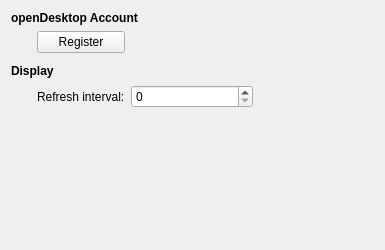
<?xml version="1.0" encoding="UTF-8"?>
<ui version="4.0">
 <author>Sebastian Kügler &lt;sebas@kde.org&gt;</author>
 <class>knowledgeBaseConfig</class>
 <widget class="QWidget" name="knowledgeBaseConfig">
  <property name="geometry">
   <rect>
    <x>0</x>
    <y>0</y>
    <width>385</width>
    <height>250</height>
   </rect>
  </property>
  <layout class="QGridLayout" name="gridLayout">
   <item row="0" column="0" colspan="4">
    <widget class="QLabel" name="label">
     <property name="text">
      <string>&lt;b&gt;openDesktop Account&lt;/b&gt;</string>
     </property>
    </widget>
   </item>
   <item row="1" column="0">
    <spacer name="horizontalSpacer_2">
     <property name="orientation">
      <enum>Qt::Horizontal</enum>
     </property>
     <property name="sizeType">
      <enum>QSizePolicy::Fixed</enum>
     </property>
     <property name="sizeHint" stdset="0">
      <size>
       <width>5</width>
       <height>20</height>
      </size>
     </property>
    </spacer>
   </item>
   <item row="1" column="1" colspan="2">
    <widget class="QPushButton" name="registerButton">
     <property name="text">
      <string>Register</string>
     </property>
    </widget>
   </item>
   <item row="2" column="0">
    <spacer name="verticalSpacer">
     <property name="orientation">
      <enum>Qt::Vertical</enum>
     </property>
     <property name="sizeType">
      <enum>QSizePolicy::Fixed</enum>
     </property>
     <property name="sizeHint" stdset="0">
      <size>
       <width>20</width>
       <height>5</height>
      </size>
     </property>
    </spacer>
   </item>
   <item row="3" column="0" colspan="2">
    <widget class="QLabel" name="label_3">
     <property name="text">
      <string>&lt;b&gt;Display&lt;/b&gt;</string>
     </property>
    </widget>
   </item>
   <item row="4" column="1" colspan="2">
    <widget class="QLabel" name="label_4">
     <property name="text">
      <string>Refresh interval:</string>
     </property>
     <property name="buddy">
      <cstring>refreshTime</cstring>
     </property>
    </widget>
   </item>
   <item row="4" column="3">
    <widget class="KIntSpinBox" name="refreshTime">
     <property name="sizePolicy">
      <sizepolicy hsizetype="MinimumExpanding" vsizetype="Fixed">
       <horstretch>0</horstretch>
       <verstretch>0</verstretch>
      </sizepolicy>
     </property>
    </widget>
   </item>
   <item row="4" column="4">
    <spacer name="horizontalSpacer">
     <property name="orientation">
      <enum>Qt::Horizontal</enum>
     </property>
     <property name="sizeHint" stdset="0">
      <size>
       <width>118</width>
       <height>25</height>
      </size>
     </property>
    </spacer>
   </item>
   <item row="5" column="2">
    <spacer name="verticalSpacer_2">
     <property name="orientation">
      <enum>Qt::Vertical</enum>
     </property>
     <property name="sizeHint" stdset="0">
      <size>
       <width>20</width>
       <height>120</height>
      </size>
     </property>
    </spacer>
   </item>
  </layout>
 </widget>
 <customwidgets>
  <customwidget>
   <class>KIntSpinBox</class>
   <extends>QSpinBox</extends>
   <header>knuminput.h</header>
  </customwidget>
 </customwidgets>
 <resources/>
 <connections/>
</ui>
